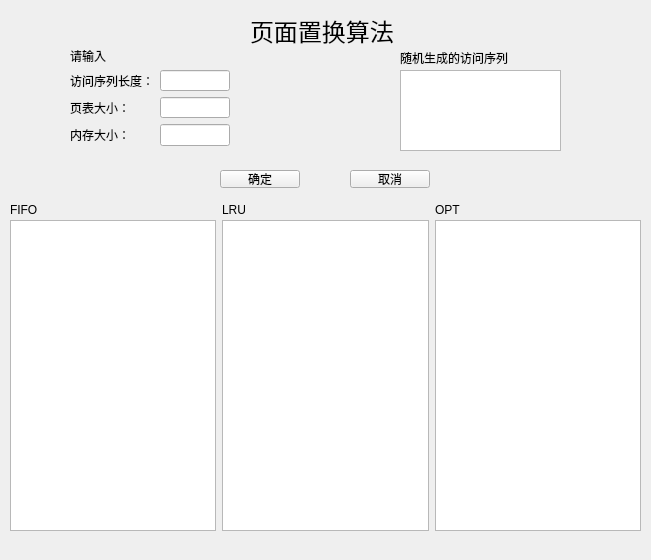
<?xml version="1.0" encoding="UTF-8"?>
<ui version="4.0">
 <class>Widget</class>
 <widget class="QWidget" name="Widget">
  <property name="geometry">
   <rect>
    <x>0</x>
    <y>0</y>
    <width>651</width>
    <height>560</height>
   </rect>
  </property>
  <property name="windowTitle">
   <string>欢迎喵！</string>
  </property>
  <property name="windowIcon">
   <iconset>
    <normaloff>C:/Users/20838/OneDrive/图片/本机照片/65DB240A7E136EF7874AFCA5BCCD70A9.jpg</normaloff>C:/Users/20838/OneDrive/图片/本机照片/65DB240A7E136EF7874AFCA5BCCD70A9.jpg</iconset>
  </property>
  <widget class="QLabel" name="label_4">
   <property name="geometry">
    <rect>
     <x>400</x>
     <y>50</y>
     <width>111</width>
     <height>16</height>
    </rect>
   </property>
   <property name="text">
    <string>随机生成的访问序列：</string>
   </property>
  </widget>
  <widget class="QLabel" name="label_8">
   <property name="geometry">
    <rect>
     <x>70</x>
     <y>50</y>
     <width>40</width>
     <height>12</height>
    </rect>
   </property>
   <property name="text">
    <string>请输入：</string>
   </property>
  </widget>
  <widget class="QLabel" name="label_9">
   <property name="geometry">
    <rect>
     <x>250</x>
     <y>10</y>
     <width>161</width>
     <height>41</height>
    </rect>
   </property>
   <property name="text">
    <string>&lt;html&gt;&lt;head/&gt;&lt;body&gt;&lt;p&gt;&lt;span style=&quot; font-size:18pt;&quot;&gt;页面置换算法&lt;/span&gt;&lt;/p&gt;&lt;/body&gt;&lt;/html&gt;</string>
   </property>
  </widget>
  <widget class="QPushButton" name="pushButton">
   <property name="geometry">
    <rect>
     <x>220</x>
     <y>170</y>
     <width>80</width>
     <height>18</height>
    </rect>
   </property>
   <property name="text">
    <string>确定</string>
   </property>
  </widget>
  <widget class="QPushButton" name="pushButton_2">
   <property name="geometry">
    <rect>
     <x>350</x>
     <y>170</y>
     <width>80</width>
     <height>18</height>
    </rect>
   </property>
   <property name="text">
    <string>取消</string>
   </property>
  </widget>
  <widget class="QWidget" name="layoutWidget">
   <property name="geometry">
    <rect>
     <x>70</x>
     <y>70</y>
     <width>160</width>
     <height>76</height>
    </rect>
   </property>
   <layout class="QFormLayout" name="formLayout">
    <item row="0" column="0">
     <widget class="QLabel" name="label">
      <property name="text">
       <string>访问序列长度：</string>
      </property>
     </widget>
    </item>
    <item row="0" column="1">
     <widget class="QLineEdit" name="lineEdit"/>
    </item>
    <item row="1" column="0">
     <widget class="QLabel" name="label_2">
      <property name="text">
       <string>页表大小：</string>
      </property>
     </widget>
    </item>
    <item row="2" column="0">
     <widget class="QLabel" name="label_3">
      <property name="text">
       <string>内存大小：</string>
      </property>
     </widget>
    </item>
    <item row="2" column="1">
     <widget class="QLineEdit" name="lineEdit_3"/>
    </item>
    <item row="1" column="1">
     <widget class="QLineEdit" name="lineEdit_2"/>
    </item>
   </layout>
  </widget>
  <widget class="QTextEdit" name="textEdit_4">
   <property name="geometry">
    <rect>
     <x>400</x>
     <y>70</y>
     <width>161</width>
     <height>81</height>
    </rect>
   </property>
  </widget>
  <widget class="QWidget" name="layoutWidget">
   <property name="geometry">
    <rect>
     <x>10</x>
     <y>220</y>
     <width>631</width>
     <height>311</height>
    </rect>
   </property>
   <layout class="QHBoxLayout" name="horizontalLayout">
    <item>
     <widget class="QTextEdit" name="textEdit"/>
    </item>
    <item>
     <widget class="QTextEdit" name="textEdit_2"/>
    </item>
    <item>
     <widget class="QTextEdit" name="textEdit_3"/>
    </item>
   </layout>
  </widget>
  <widget class="QWidget" name="layoutWidget">
   <property name="geometry">
    <rect>
     <x>10</x>
     <y>200</y>
     <width>631</width>
     <height>20</height>
    </rect>
   </property>
   <layout class="QHBoxLayout" name="horizontalLayout_2">
    <item>
     <widget class="QLabel" name="label_6">
      <property name="text">
       <string>FIFO</string>
      </property>
     </widget>
    </item>
    <item>
     <widget class="QLabel" name="label_7">
      <property name="text">
       <string>LRU</string>
      </property>
     </widget>
    </item>
    <item>
     <widget class="QLabel" name="label_5">
      <property name="text">
       <string>OPT</string>
      </property>
     </widget>
    </item>
   </layout>
  </widget>
 </widget>
 <resources/>
 <connections/>
</ui>
